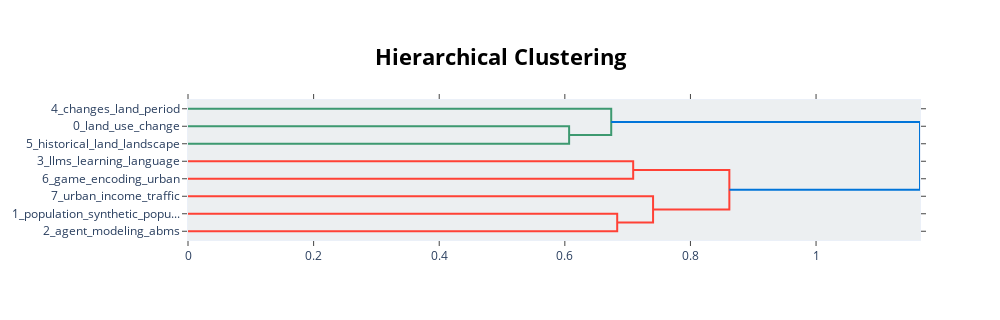

Notebook source saved alongside this figure:
### Code cell
topic_model.visualize_hierarchy()

### Figure 1 — Plotly figure (JSON) as saved in the notebook; plotly's stock layout.template omitted (floating-point values rounded to 4 significant figures)
{"data": [{"hoverinfo": "text", "marker": {"color": "rgb(61,153,112)"}, "mode": "lines", "type": "scatter", "x": [0.0, 0.6068, 0.6068, 0.0], "xaxis": "x", "y": [-15.0, -15.0, -25.0, -25.0], "yaxis": "y"}, {"hoverinfo": "text", "marker": {"color": "rgb(61,153,112)"}, "mode": "lines", "type": "scatter", "x": [0.0, 0.6739, 0.6739, 0.6068], "xaxis": "x", "y": [-5.0, -5.0, -20.0, -20.0], "yaxis": "y"}, {"hoverinfo": "text", "marker": {"color": "rgb(255,65,54)"}, "mode": "lines", "type": "scatter", "x": [0.0, 0.7088, 0.7088, 0.0], "xaxis": "x", "y": [-35.0, -35.0, -45.0, -45.0], "yaxis": "y"}, {"hoverinfo": "text", "marker": {"color": "rgb(255,65,54)"}, "mode": "lines", "type": "scatter", "x": [0.0, 0.6834, 0.6834, 0.0], "xaxis": "x", "y": [-65.0, -65.0, -75.0, -75.0], "yaxis": "y"}, {"hoverinfo": "text", "marker": {"color": "rgb(255,65,54)"}, "mode": "lines", "type": "scatter", "x": [0.0, 0.7405, 0.7405, 0.6834], "xaxis": "x", "y": [-55.0, -55.0, -70.0, -70.0], "yaxis": "y"}, {"hoverinfo": "text", "marker": {"color": "rgb(255,65,54)"}, "mode": "lines", "type": "scatter", "x": [0.7088, 0.8619, 0.8619, 0.7405], "xaxis": "x", "y": [-40.0, -40.0, -62.5, -62.5], "yaxis": "y"}, {"hoverinfo": "text", "marker": {"color": "rgb(0,116,217)"}, "mode": "lines", "type": "scatter", "x": [0.6739, 1.166, 1.166, 0.8619], "xaxis": "x", "y": [-12.5, -12.5, -51.25, -51.25], "yaxis": "y"}], "layout": {"autosize": false, "height": 320, "hoverlabel": {"bgcolor": "white", "font": {"family": "Rockwell", "size": 16}}, "hovermode": "closest", "plot_bgcolor": "#ECEFF1", "showlegend": false, "title": {"font": {"color": "Black", "size": 22}, "text": "<b>Hierarchical Clustering</b>", "x": 0.5, "xanchor": "center", "yanchor": "top"}, "width": 1000, "xaxis": {"mirror": "allticks", "rangemode": "tozero", "showgrid": false, "showline": true, "showticklabels": true, "ticks": "outside", "type": "linear", "zeroline": false}, "yaxis": {"mirror": "allticks", "range": [-80, 0], "rangemode": "tozero", "showgrid": false, "showline": true, "showticklabels": true, "tickmode": "array", "ticks": "outside", "ticktext": ["4_changes_land_period", "0_land_use_change", "5_historical_land_landscape", "3_llms_learning_language", "6_game_encoding_urban", "7_urban_income_trafﬁc", "1_population_synthetic_popu...", "2_agent_modeling_abms"], "tickvals": [-5, -15, -25, -35, -45, -55, -65, -75], "type": "linear", "zeroline": false}}}
